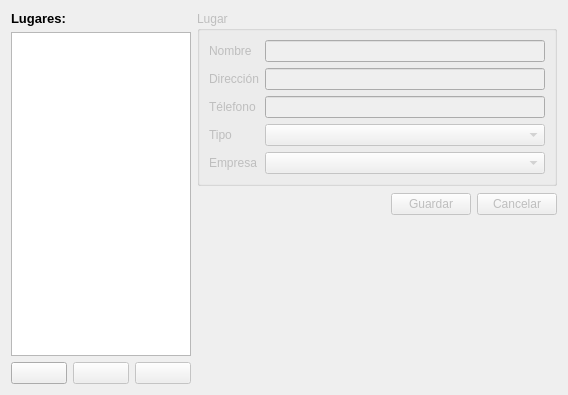
<?xml version="1.0" encoding="UTF-8"?>
<ui version="4.0">
 <class>FLugaresConfigPage</class>
 <widget class="QRecordWidgetMapper" name="FLugaresConfigPage">
  <property name="geometry">
   <rect>
    <x>0</x>
    <y>0</y>
    <width>568</width>
    <height>395</height>
   </rect>
  </property>
  <property name="windowTitle">
   <string>RecordWidgetMapper</string>
  </property>
  <layout class="QGridLayout" name="gridLayout">
   <item row="0" column="0" rowspan="3">
    <layout class="QVBoxLayout" name="verticalLayout">
     <item>
      <widget class="QLabel" name="label">
       <property name="text">
        <string>&lt;!DOCTYPE HTML PUBLIC &quot;-//W3C//DTD HTML 4.0//EN&quot; &quot;http://www.w3.org/TR/REC-html40/strict.dtd&quot;&gt;
&lt;html&gt;&lt;head&gt;&lt;meta name=&quot;qrichtext&quot; content=&quot;1&quot; /&gt;&lt;style type=&quot;text/css&quot;&gt;
p, li { white-space: pre-wrap; }
&lt;/style&gt;&lt;/head&gt;&lt;body style=&quot; font-family:'Droid Sans'; font-size:10pt; font-weight:400; font-style:normal;&quot;&gt;
&lt;p style=&quot; margin-top:0px; margin-bottom:0px; margin-left:0px; margin-right:0px; -qt-block-indent:0; text-indent:0px;&quot;&gt;&lt;span style=&quot; font-weight:600;&quot;&gt;Lugares:&lt;/span&gt;&lt;/p&gt;&lt;/body&gt;&lt;/html&gt;</string>
       </property>
      </widget>
     </item>
     <item>
      <widget class="TListViewModelRecord" name="lvwLugares">
       <property name="maximumSize">
        <size>
         <width>180</width>
         <height>16777215</height>
        </size>
       </property>
       <property name="editTriggers">
        <set>QAbstractItemView::NoEditTriggers</set>
       </property>
       <property name="showDropIndicator" stdset="0">
        <bool>false</bool>
       </property>
       <property name="alternatingRowColors">
        <bool>true</bool>
       </property>
       <property name="selectionMode">
        <enum>QAbstractItemView::NoSelection</enum>
       </property>
      </widget>
     </item>
     <item>
      <layout class="QHBoxLayout" name="horizontalLayout_2">
       <item>
        <widget class="QPushButton" name="btnNuevo">
         <property name="toolTip">
          <string>Nuevo lugar</string>
         </property>
         <property name="text">
          <string/>
         </property>
         <property name="icon">
          <iconset resource="../../app/app.qrc">
           <normaloff>:/pics/document-new.png</normaloff>:/pics/document-new.png</iconset>
         </property>
        </widget>
       </item>
       <item>
        <widget class="QPushButton" name="btnAtras">
         <property name="enabled">
          <bool>false</bool>
         </property>
         <property name="toolTip">
          <string>Lugares anteriores</string>
         </property>
         <property name="text">
          <string/>
         </property>
         <property name="icon">
          <iconset resource="../../app/app.qrc">
           <normaloff>:/pics/atras.png</normaloff>:/pics/atras.png</iconset>
         </property>
        </widget>
       </item>
       <item>
        <widget class="QPushButton" name="btnAdelante">
         <property name="enabled">
          <bool>false</bool>
         </property>
         <property name="toolTip">
          <string>Siguientes lugares</string>
         </property>
         <property name="text">
          <string/>
         </property>
         <property name="icon">
          <iconset resource="../../app/app.qrc">
           <normaloff>:/pics/adelante.png</normaloff>:/pics/adelante.png</iconset>
         </property>
        </widget>
       </item>
      </layout>
     </item>
    </layout>
   </item>
   <item row="0" column="1" colspan="3">
    <widget class="QGroupBox" name="groupBox">
     <property name="enabled">
      <bool>false</bool>
     </property>
     <property name="title">
      <string>Lugar</string>
     </property>
     <layout class="QFormLayout" name="formLayout">
      <item row="0" column="0">
       <widget class="QLabel" name="label_2">
        <property name="text">
         <string>Nombre</string>
        </property>
       </widget>
      </item>
      <item row="0" column="1">
       <widget class="QLineEdit" name="ledNombre"/>
      </item>
      <item row="1" column="0">
       <widget class="QLabel" name="label_3">
        <property name="text">
         <string>Dirección</string>
        </property>
       </widget>
      </item>
      <item row="1" column="1">
       <widget class="QLineEdit" name="ledDireccion"/>
      </item>
      <item row="2" column="0">
       <widget class="QLabel" name="label_4">
        <property name="text">
         <string>Télefono</string>
        </property>
       </widget>
      </item>
      <item row="2" column="1">
       <widget class="QLineEdit" name="ledTelefono"/>
      </item>
      <item row="3" column="0">
       <widget class="QLabel" name="label_5">
        <property name="text">
         <string>Tipo</string>
        </property>
       </widget>
      </item>
      <item row="3" column="1">
       <widget class="TComboBoxModelRecord" name="cbmrTipo"/>
      </item>
      <item row="4" column="0">
       <widget class="QLabel" name="label_6">
        <property name="text">
         <string>Empresa</string>
        </property>
       </widget>
      </item>
      <item row="4" column="1">
       <widget class="TComboBoxModelRecord" name="cbmrEmpresa"/>
      </item>
     </layout>
    </widget>
   </item>
   <item row="1" column="1">
    <spacer name="horizontalSpacer_2">
     <property name="orientation">
      <enum>Qt::Horizontal</enum>
     </property>
     <property name="sizeHint" stdset="0">
      <size>
       <width>177</width>
       <height>24</height>
      </size>
     </property>
    </spacer>
   </item>
   <item row="1" column="2">
    <widget class="QPushButton" name="btnGuardar">
     <property name="enabled">
      <bool>false</bool>
     </property>
     <property name="text">
      <string>Guardar</string>
     </property>
     <property name="icon">
      <iconset resource="../../app/app.qrc">
       <normaloff>:/pics/save.png</normaloff>:/pics/save.png</iconset>
     </property>
    </widget>
   </item>
   <item row="1" column="3">
    <widget class="QPushButton" name="btnCancelar">
     <property name="enabled">
      <bool>false</bool>
     </property>
     <property name="text">
      <string>Cancelar</string>
     </property>
     <property name="icon">
      <iconset resource="../../app/app.qrc">
       <normaloff>:/pics/dialog-close.png</normaloff>:/pics/dialog-close.png</iconset>
     </property>
    </widget>
   </item>
   <item row="2" column="2">
    <spacer name="verticalSpacer">
     <property name="orientation">
      <enum>Qt::Vertical</enum>
     </property>
     <property name="sizeHint" stdset="0">
      <size>
       <width>20</width>
       <height>146</height>
      </size>
     </property>
    </spacer>
   </item>
  </layout>
 </widget>
 <customwidgets>
  <customwidget>
   <class>TComboBoxModelRecord</class>
   <extends>QComboBox</extends>
   <header>tcomboboxmodelrecord.h</header>
  </customwidget>
  <customwidget>
   <class>TListViewModelRecord</class>
   <extends>QListView</extends>
   <header>tlistviewmodelrecord.h</header>
  </customwidget>
  <customwidget>
   <class>QRecordWidgetMapper</class>
   <extends>QWidget</extends>
   <header>qrecordwidgetmapper.h</header>
   <container>1</container>
  </customwidget>
 </customwidgets>
 <resources>
  <include location="../../app/app.qrc"/>
  <include location="../../app/app.qrc"/>
 </resources>
 <connections>
  <connection>
   <sender>FLugaresConfigPage</sender>
   <signal>hasRecordsWithOutSave(bool)</signal>
   <receiver>btnGuardar</receiver>
   <slot>setEnabled(bool)</slot>
   <hints>
    <hint type="sourcelabel">
     <x>397</x>
     <y>351</y>
    </hint>
    <hint type="destinationlabel">
     <x>423</x>
     <y>223</y>
    </hint>
   </hints>
  </connection>
  <connection>
   <sender>FLugaresConfigPage</sender>
   <signal>hasRecordsWithOutSave(bool)</signal>
   <receiver>btnCancelar</receiver>
   <slot>setEnabled(bool)</slot>
   <hints>
    <hint type="sourcelabel">
     <x>479</x>
     <y>379</y>
    </hint>
    <hint type="destinationlabel">
     <x>502</x>
     <y>222</y>
    </hint>
   </hints>
  </connection>
  <connection>
   <sender>lvwLugares</sender>
   <signal>navPrevious(bool)</signal>
   <receiver>btnAtras</receiver>
   <slot>setEnabled(bool)</slot>
   <hints>
    <hint type="sourcelabel">
     <x>75</x>
     <y>257</y>
    </hint>
    <hint type="destinationlabel">
     <x>127</x>
     <y>372</y>
    </hint>
   </hints>
  </connection>
  <connection>
   <sender>lvwLugares</sender>
   <signal>navNext(bool)</signal>
   <receiver>btnAdelante</receiver>
   <slot>setEnabled(bool)</slot>
   <hints>
    <hint type="sourcelabel">
     <x>151</x>
     <y>312</y>
    </hint>
    <hint type="destinationlabel">
     <x>166</x>
     <y>369</y>
    </hint>
   </hints>
  </connection>
  <connection>
   <sender>btnAtras</sender>
   <signal>clicked()</signal>
   <receiver>lvwLugares</receiver>
   <slot>navToPrevious()</slot>
   <hints>
    <hint type="sourcelabel">
     <x>135</x>
     <y>371</y>
    </hint>
    <hint type="destinationlabel">
     <x>119</x>
     <y>308</y>
    </hint>
   </hints>
  </connection>
  <connection>
   <sender>btnAdelante</sender>
   <signal>clicked()</signal>
   <receiver>lvwLugares</receiver>
   <slot>navToNext()</slot>
   <hints>
    <hint type="sourcelabel">
     <x>175</x>
     <y>368</y>
    </hint>
    <hint type="destinationlabel">
     <x>175</x>
     <y>302</y>
    </hint>
   </hints>
  </connection>
 </connections>
</ui>
